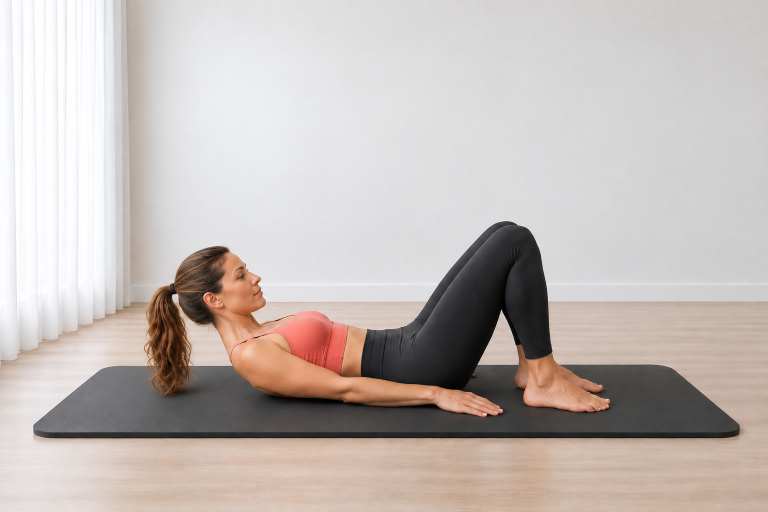
#> input picture .qa-kneeling-bear/site/Pilates Assets/02_Exercise_Cards/Heel Taps/heel_taps_start.png, 1536 x 1024 px, found by its file name (shown at 1/2 size); the run also reads 1 picture not shown here
$ python build_heel_taps_cards.py
#> lines starting #> are read from the running program, lines starting #| are printed output that depends on the picture; after the words box and inside, x2 and y2 are one past the last pixel; in counts of white or black regions, pixels touching at a corner belong together
# -*- coding: utf-8 -*-
from pathlib import Path
import hashlib

from PIL import Image, ImageDraw, ImageFont, ImageOps


BASE = Path(__file__).resolve().parent
START = BASE / "heel_taps_start.png"
HERO = BASE / "heel_taps_hero.png"
GUIDE = BASE / "heel_taps_guide_card_v01.png"
STEP = BASE / "heel_taps_step_by_step_v01.png"
EXPECTED_HASHES = {
    START: "b570f9e7df3323670d679dbdac97864b80a450dc608e57577da1b2374f40a6dc",
    HERO: "919dfa2c6288fc59040a70d94657ef359548669b057a86b68aa1b898daeea085",
}
BG = (244, 251, 250)
CARD = (255, 255, 255)
INK = (38, 44, 47)
MUTED = (101, 115, 119)
TEAL = (20, 154, 154)
TEAL_D = (14, 122, 123)
LINE = (210, 232, 230)
SOFT = (231, 247, 246)
WARN = (255, 247, 244)
WARN_LINE = (242, 220, 216)
WARN_ICON = (199, 92, 84)
FONT_DIR = Path(r"C:\Windows\Fonts")

GUIDE_HOW = [
    ("1", "Lehni si na záda, pokrč kolena a chodidla polož na podložku. Lopatky lehce zvedni."),
    ("2", "Zpevni střed těla a s výdechem se malým úklonem přibliž k pravé patě."),
    ("3", "Vrať se přes střed a pokračuj k levé patě. Pánev a chodidla drž stabilní."),
]

GUIDE_WATCH = (
    "Nezvedej ramena příliš vysoko, netahej hlavu dopředu a nešvihej trupem. Pánev a chodidla drž klidné."
)

STEP_TEXTS = [
    (
        "KROK 1",
        "VÝCHOZÍ POZICE",
        "Lehni si na záda, pokrč kolena a chodidla polož na podložku. Lopatky lehce zvedni a paže natáhni podél těla.",
        START,
    ),
    (
        "KROK 2",
        "ÚKLON K PRAVÉ PATĚ",
        "Zpevni střed těla a s výdechem se malým kontrolovaným úklonem přibliž pravou rukou k pravé patě.",
        HERO,
    ),
    (
        "KROK 3",
        "NÁVRAT PŘES STŘED",
        "Vrať se kontrolovaně přes střed. Další opakování proveď k levé patě a strany pravidelně střídej.",
        START,
    ),
]

STEP_BREATH = "Vydechuj při úklonu k patě. Nadechuj se při návratu přes střed."
STEP_WATCH = (
    "Nezvedej ramena příliš vysoko, netahej hlavu dopředu a nešvihej trupem. Pánev a chodidla drž klidné."
)

TITLE = "DOTYKY PAT"
SUBTITLE = "Střídavé úklony k patám"
DESCRIPTION = "Posiluje pas a šikmé břišní svaly při stabilní pánvi."
PILLS = ("Břicho a pas", "Bez pomůcky")
GUIDE_MINI = [
    ("START", "Lopatky zvednuté", START),
    ("ÚKLON", "Ruka k pravé patě", HERO),
    ("NÁVRAT", "Přes střed", START),
]
GUIDE_INFO = [
    ("breath", "DECH", "Výdech při úklonu. Nádech při návratu."),
    ("focus", "ZAMĚŘ SE", "Pánev drž stabilní. Pohyb je malý a kontrolovaný."),
    ("repeat", "OPAKOVÁNÍ", "Střídej strany. Počet je celkem za obě."),
]
STEP_SUBTITLE = "DOTYKY PAT / Střídavé úklony k patám"

def sha256(path):
    return hashlib.sha256(path.read_bytes()).hexdigest()


def font(name, size):
#> called with name = 'arialbd.ttf', size = 44
    for candidate in (FONT_DIR / name, FONT_DIR / "arial.ttf", FONT_DIR / "segoeui.ttf"):
        if candidate.exists():
            return ImageFont.truetype(str(candidate), size)
    return ImageFont.load_default()


F = {
    "title": font("arialbd.ttf", 44),
    "h2": font("arialbd.ttf", 25),
    "h3": font("arialbd.ttf", 20),
    "body": font("arial.ttf", 22),
    "small": font("arial.ttf", 17),
    "small_b": font("arialbd.ttf", 17),
    "tiny": font("arial.ttf", 14),
    "step_title": font("arialbd.ttf", 38),
    "step_h": font("arialbd.ttf", 24),
    "step_body": font("arial.ttf", 23),
}


def rounded(draw, box, radius=28, fill=CARD, outline=LINE, width=2):
    draw.rounded_rectangle(box, radius=radius, fill=fill, outline=outline, width=width)


def wrap_text(draw, text, selected_font, max_width):
    lines, current = [], ""
    for word in text.split():
        candidate = (current + " " + word).strip()
        if draw.textbbox((0, 0), candidate, font=selected_font)[2] <= max_width or not current:
            current = candidate
        else:
            lines.append(current)
            current = word
    if current:
        lines.append(current)
    return lines


def draw_wrapped(draw, xy, text, selected_font, fill, max_width, line_gap=7):
    x, y = xy
    last_bottom = y
    for line in wrap_text(draw, text, selected_font, max_width):
        draw.text((x, y), line, font=selected_font, fill=fill)
        bbox = draw.textbbox((x, y), line, font=selected_font)
        last_bottom = bbox[3]
        y += draw.textbbox((0, 0), line, font=selected_font)[3] + line_gap
    return y, last_bottom


def fit_image(path, size, centering=(0.5, 0.58)):
    with Image.open(path) as source:
        return ImageOps.fit(
            source.convert("RGB"), size, method=Image.Resampling.LANCZOS, centering=centering
        )


def paste_round(base, image, box, radius=22):
    x1, y1, x2, y2 = box
    size = (x2 - x1, y2 - y1)
    if image.size != size:
        image = image.resize(size, Image.Resampling.LANCZOS)
    mask = Image.new("L", size, 0)
    ImageDraw.Draw(mask).rounded_rectangle((0, 0, size[0], size[1]), radius=radius, fill=255)
    base.paste(image, (x1, y1), mask)


def center_text(draw, box, text, selected_font, fill):
    x1, y1, x2, y2 = box
    bbox = draw.textbbox((0, 0), text, font=selected_font)
    x = x1 + (x2 - x1 - (bbox[2] - bbox[0])) / 2
    y = y1 + (y2 - y1 - (bbox[3] - bbox[1])) / 2 - 2
    draw.text((x, y), text, font=selected_font, fill=fill)


def pill(draw, xy, text, selected_font):
    x, y = xy
    bbox = draw.textbbox((0, 0), text, font=selected_font)
    box = (x, y, x + bbox[2] - bbox[0] + 32, y + bbox[3] - bbox[1] + 16)
    draw.rounded_rectangle(box, radius=16, fill=SOFT, outline=LINE, width=1)
    draw.text((x + 16, y + 7), text, font=selected_font, fill=TEAL_D)
    return box[2] + 8


def draw_icon(draw, center, kind, color=TEAL):
    x, y = center
    if kind == "breath":
        draw.arc((x - 8, y - 8, x + 8, y + 8), 25, 320, fill=color, width=3)
        draw.line((x + 7, y - 8, x + 12, y - 8, x + 12, y - 3), fill=color, width=3)
    elif kind == "focus":
        draw.ellipse((x - 8, y - 8, x + 8, y + 8), outline=color, width=3)
        draw.ellipse((x - 3, y - 3, x + 3, y + 3), fill=color)
    elif kind == "repeat":
        draw.arc((x - 9, y - 7, x + 9, y + 7), 200, 20, fill=color, width=3)
        draw.polygon([(x + 8, y - 8), (x + 14, y - 5), (x + 9, y - 1)], fill=color)
    elif kind == "warn":
        draw.polygon([(x, y - 10), (x - 10, y + 9), (x + 10, y + 9)], outline=color, width=3)
        draw.line((x, y - 3, x, y + 3), fill=color, width=2)
        draw.ellipse((x - 1, y + 6, x + 1, y + 8), fill=color)


def ensure_bottom_margin(name, bottom, card_bottom, minimum=20):
    margin = card_bottom - bottom
    if margin < minimum:
        raise RuntimeError(f"{name} bottom margin {margin}px is below {minimum}px")
    return margin


def verify_sources():
    for path, expected_hash in EXPECTED_HASHES.items():
        if not path.exists():
            raise FileNotFoundError(path)
        with Image.open(path) as image:
#> image is the input picture: PIL image 1536x1024 RGB; mean R, G, B 195.1, 186.2, 182.4
            if image.size != (1536, 1024):
                raise RuntimeError(f"Unexpected source size for {path.name}: {image.size}")
        if sha256(path) != expected_hash:
            raise RuntimeError(f"SHA mismatch for {path.name}")
#> pass 2 of the loop in verify_sources, `for path, expected_hash in EXPECTED_HASHES.items():`:
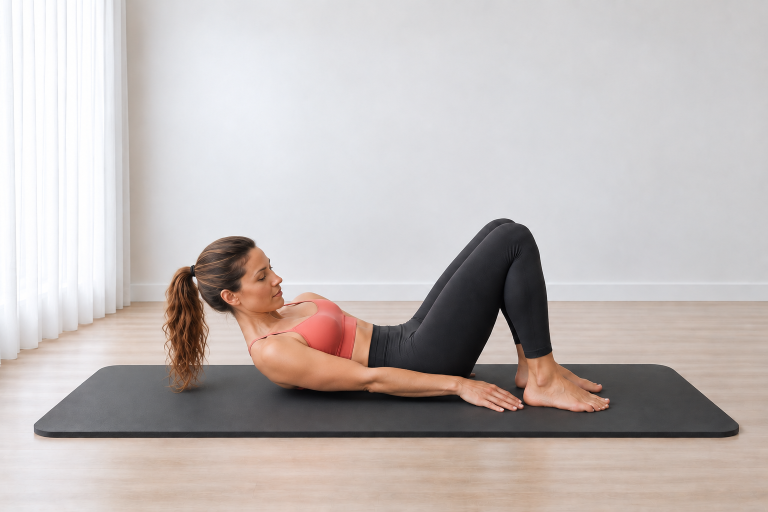
#> input picture Pilates Assets/02_Exercise_Cards/Heel Taps/heel_taps_hero.png, 1536 x 1024 px (shown at 1/2 size)
#> in verify_sources, image is the input picture: PIL image 1536x1024 RGB; mean R, G, B 193.6, 186, 184.1


def build_guide():
    image = Image.new("RGB", (780, 1688), BG)
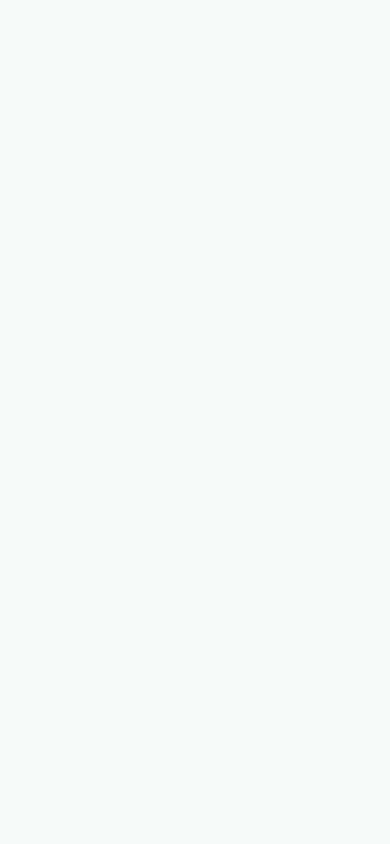
#> image: PIL image 780x1688 RGB (shown at 1/2 size); mean R, G, B 244, 251, 250
    draw = ImageDraw.Draw(image)
    margins = {}

    rounded(draw, (34, 34, 746, 140))
    draw.text((62, 49), TITLE, font=F["title"], fill=INK)
    draw.text((62, 94), SUBTITLE, font=F["small_b"], fill=TEAL_D)
    _, desc_bottom = draw_wrapped(
        draw, (62, 115), DESCRIPTION,
        F["tiny"], MUTED, 650, 2
    )
#> desc_bottom = 127
    margins["GUIDE DESCRIPTION"] = 140 - desc_bottom
    x = pill(draw, (62, 148), PILLS[0], F["small_b"])
#> x = 157
    pill(draw, (x, 148), PILLS[1], F["small_b"])
    rounded(draw, (34, 196, 746, 653))
    paste_round(image, fit_image(HERO, (680, 393)), (50, 218, 730, 611))
#> in paste_round, `x1, y1, x2, y2 = box`: x1 = 50; y1 = 218; x2 = 730; y2 = 611
#> in paste_round, `size = (x2 - x1, y2 - y1)`: size = (680, 393)
#> in paste_round, `mask = Image.new("L", size, 0)`: mask: PIL image 680x393 L; every value is 0
#> in paste_round, `ImageDraw.Draw(mask).rounded_rectangle((0, 0, size[0], size[1]), radiu..`:
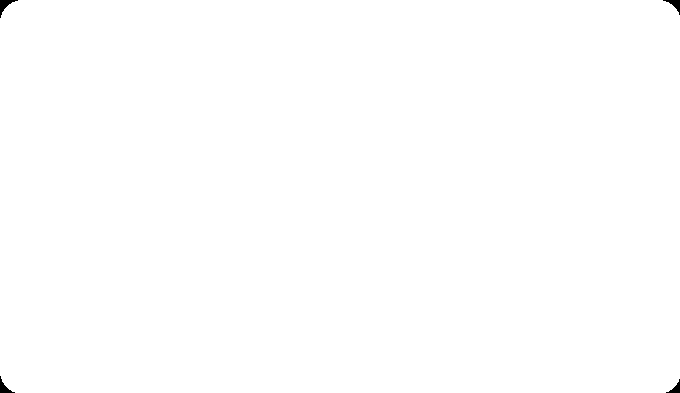
#> mask: PIL image 680x393 L; 99.9% white; 4 black regions, box (x1, y1, x2, y2) and area: (0, 0, 18, 18) 111, (663, 0, 680, 15) 93, (0, 376, 15, 393) 93, (666, 379, 680, 393) 76

    mini_y, mini_w, mini_h, gap = 675, 218, 146, 22
    xs = [34, 274, 514]
    for index, (x0, (label, caption, source)) in enumerate(zip(xs, GUIDE_MINI), 1):
        card_bottom = mini_y + mini_h + 74
        rounded(draw, (x0, mini_y, x0 + mini_w, card_bottom), 22)
        paste_round(image, fit_image(source, (mini_w - 22, mini_h)),
                    (x0 + 11, mini_y + 10, x0 + mini_w - 11, mini_y + 10 + mini_h), 16)
#> call 2 of fit_image, with size = (196, 146), centering = (0.5, 0.58)
#> in fit_image (call 2), `return ImageOps.fit( source.convert("RGB"), size, method=Image.Resampl..`:
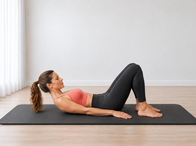
#> returned value: PIL image 196x146 RGB; mean R, G, B 192.2, 183, 179
#> call 2 of paste_round, with box = (45, 685, 241, 831), radius = 16
#> in paste_round (call 2), `x1, y1, x2, y2 = box`: x1 = 45; y1 = 685; x2 = 241; y2 = 831
#> in paste_round (call 2), `size = (x2 - x1, y2 - y1)`: size = (196, 146)
#> in paste_round (call 2), `mask = Image.new("L", size, 0)`: mask: PIL image 196x146 L; every value is 0
#> in paste_round (call 2), `ImageDraw.Draw(mask).rounded_rectangle((0, 0, size[0], size[1]), radiu..`:
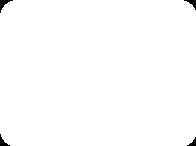
#> mask: PIL image 196x146 L; 99.3% white; 4 black regions, box (x1, y1, x2, y2) and area: (0, 0, 13, 13) 61, (184, 0, 196, 10) 48, (0, 134, 10, 146) 48, (187, 137, 196, 146) 36
        draw.ellipse((x0 + 15, mini_y + 15, x0 + 43, mini_y + 43), fill=TEAL)
        center_text(draw, (x0 + 15, mini_y + 15, x0 + 43, mini_y + 43), str(index), F["tiny"], CARD)
        center_text(draw, (x0 + 5, mini_y + mini_h + 14, x0 + mini_w - 5, mini_y + mini_h + 40), label, F["small_b"], INK)
        center_text(draw, (x0 + 8, mini_y + mini_h + 38, x0 + mini_w - 8, mini_y + mini_h + 57), caption, F["tiny"], MUTED)
        caption_bottom = draw.textbbox((0, 0), caption, font=F["tiny"])[3] + mini_y + mini_h + 38
#> caption_bottom = 871
        margins[f"GUIDE MINI {index}"] = card_bottom - caption_bottom
#> pass 2 of the loop in build_guide, `for index, (x0, (label, caption, source)) in enumerate(zip(xs, GUIDE_M..`:

    info_y, box_w, box_h = 915, 218, 164
    for index, (x0, (kind, heading, body)) in enumerate(zip(xs, GUIDE_INFO), 1):
        card_bottom = info_y + box_h
        rounded(draw, (x0, info_y, x0 + box_w, card_bottom), 22)
        draw_icon(draw, (x0 + 28, info_y + 30), kind)
        draw.text((x0 + 48, info_y + 18), heading, font=F["small_b"], fill=TEAL_D)
        _, body_bottom = draw_wrapped(draw, (x0 + 18, info_y + 56), body, F["small"], INK, box_w - 36, 4)
        margins[f"GUIDE INFO {index}"] = ensure_bottom_margin(f"Guide info {index}", body_bottom, card_bottom)
#> this loop made 3 passes
#> body_bottom on passes 1 to 3: 997, 997, 983
#> after the loop, margins = {'GUIDE DESCRIPTION': 13, 'GUIDE MINI 1': 24, 'GUIDE MINI 2': 24, 'GUIDE MINI 3': 26, 'GUIDE INFO 1': 82, 'GUIDE INFO 2': 82, 'GUIDE INFO 3': 96}

    rounded(draw, (34, 1090, 746, 1412), 26)
    draw.text((62, 1120), "JAK PROVÉST", font=F["h2"], fill=INK)
    y = 1165
    for number_value, text in GUIDE_HOW:
        draw.ellipse((62, y + 2, 92, y + 32), fill=SOFT, outline=LINE, width=1)
        center_text(draw, (62, y + 2, 92, y + 32), number_value, F["small_b"], TEAL_D)
        y, body_bottom = draw_wrapped(draw, (106, y), text, F["body"], INK, 590, 7)
        margins[f"GUIDE STEP {number_value}"] = 1412 - body_bottom
        y += 12
#> this loop made 3 passes
#> (y, body_bottom) on passes 1 to 3: (1196, 1177), (1227, 1208), (1258, 1239)
#> after the loop, margins = 10 items; y = 1258
    margins["GUIDE HOW"] = ensure_bottom_margin("Guide how", body_bottom, 1412)

    rounded(draw, (34, 1440, 746, 1618), 26, WARN, WARN_LINE, 2)
    draw_icon(draw, (64, 1473), "warn", WARN_ICON)
    draw.text((92, 1457), "HLÍDEJ SI", font=F["h3"], fill=INK)
    _, watch_bottom = draw_wrapped(draw, (62, 1500), GUIDE_WATCH, F["body"], INK, 640, 7)
#> watch_bottom = 1512
    margins["GUIDE WATCH"] = ensure_bottom_margin("Guide watch", watch_bottom, 1618)
    draw.text((54, 1640), "Moovka", font=F["tiny"], fill=MUTED)
    image.save(GUIDE)
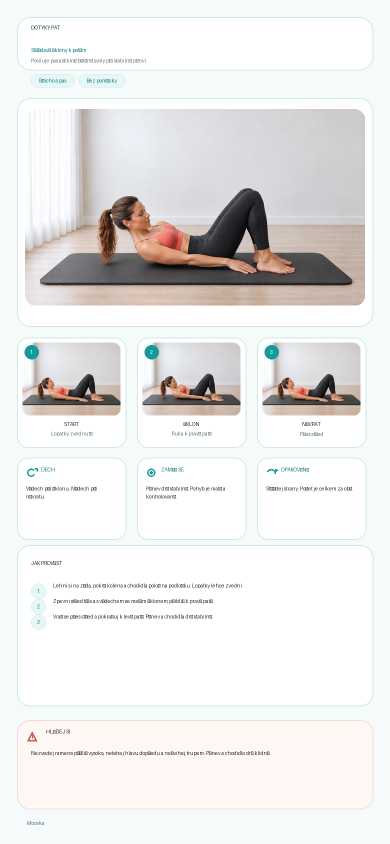
#> saved as heel_taps_guide_card_v01.png: PIL image 780x1688 RGB (shown at 1/2 size); mean R, G, B 232.8, 232.3, 231.2
#> in main, `guide_margins = build_guide()`: guide_margins = 12 items
    return margins


def build_step():
    image = Image.new("RGB", (780, 2280), BG)
#> image: PIL image 780x2280 RGB
    draw = ImageDraw.Draw(image)
    rounded(draw, (34, 34, 746, 126))
    draw.text((62, 56), "Krok za krokem", font=F["step_title"], fill=INK)
    draw.text((62, 98), STEP_SUBTITLE, font=F["small_b"], fill=TEAL_D)

    y, margins = 160, {}
    for step_label, heading, body, source in STEP_TEXTS:
        card_height = 595
        card_bottom = y + card_height
        rounded(draw, (34, y, 746, card_bottom))
        draw.rounded_rectangle((58, y + 24, 148, y + 54), radius=15, fill=SOFT, outline=LINE, width=1)
        center_text(draw, (58, y + 24, 148, y + 54), step_label, F["small_b"], TEAL_D)
        draw.text((62, y + 72), heading, font=F["step_h"], fill=INK)
        image_bottom = y + 466
        paste_round(image, fit_image(source, (656, 352)), (62, y + 114, 718, image_bottom))
#> in fit_image (call 5), `return ImageOps.fit( source.convert("RGB"), size, method=Image.Resampl..`:
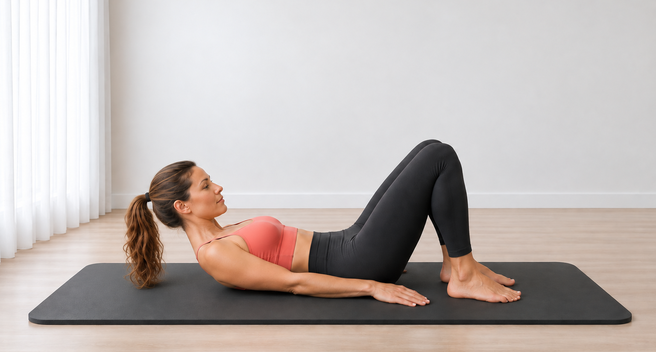
#> returned value: PIL image 656x352 RGB; mean R, G, B 190, 181.3, 177.9
#> in paste_round (call 5), `mask = Image.new("L", size, 0)`: mask: PIL image 656x352 L; every value is 0
#> in paste_round (call 5), `ImageDraw.Draw(mask).rounded_rectangle((0, 0, size[0], size[1]), radiu..`: mask: PIL image 656x352 L; 99.8% white; 4 black regions, box (x1, y1, x2, y2) and area: (0, 0, 18, 18) 111, (639, 0, 656, 15) 93, (0, 335, 15, 352) 93, (642, 338, 656, 352) 76
        _, body_bottom = draw_wrapped(draw, (62, image_bottom + 20), body, F["step_body"], INK, 650, 7)
#> body_bottom = 658
        margins[step_label] = ensure_bottom_margin(step_label, body_bottom, card_bottom)
        y += card_height + 5
#> pass 2 of the loop in build_step, `for step_label, heading, body, source in STEP_TEXTS:`:
#> in fit_image (call 6), `return ImageOps.fit( source.convert("RGB"), size, method=Image.Resampl..`:
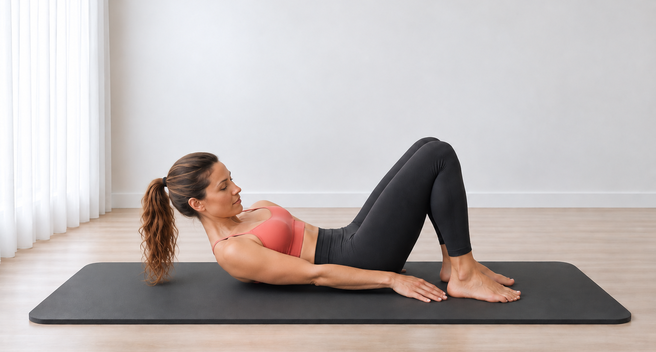
#> returned value: PIL image 656x352 RGB; mean R, G, B 188.4, 180.9, 179.4
#> y1 = 874; y2 = 1226
#> in paste_round (call 6), `base.paste(image, (x1, y1), mask)`:
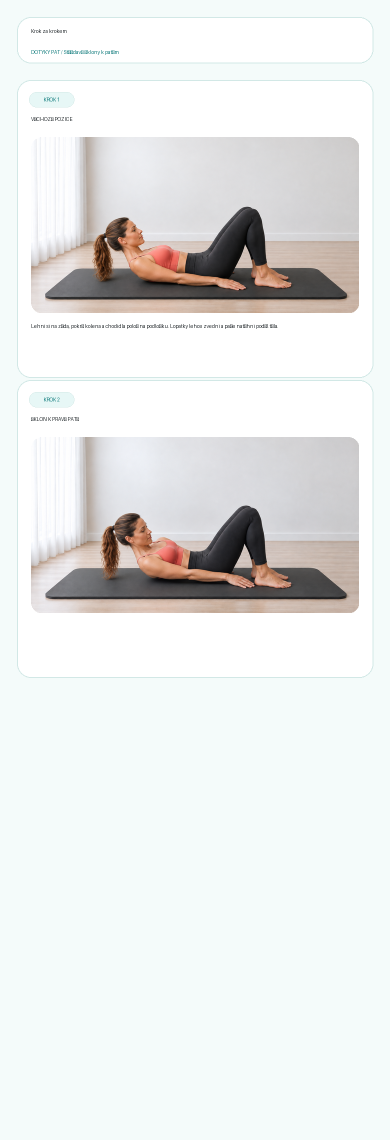
#> base: PIL image 780x2280 RGB (shown at 1/2 size); mean R, G, B 231.9, 233.4, 232.3
#> in build_step, `_, body_bottom = draw_wrapped(draw, (62, image_bottom + 20), body, F["..`: body_bottom = 1258

    rounded(draw, (34, y, 746, y + 275), 28, WARN, WARN_LINE, 2)
    draw_icon(draw, (66, y + 45), "breath")
    draw.text((98, y + 28), "DECH", font=F["step_h"], fill=INK)
    next_y, breath_bottom = draw_wrapped(draw, (62, y + 78), STEP_BREATH, F["step_body"], INK, 650, 8)
#> next_y = 2058; breath_bottom = 2050
    margins["STEP BREATH"] = y + 275 - breath_bottom
    draw_icon(draw, (66, next_y + 31), "warn", WARN_ICON)
    draw.text((98, next_y + 14), "HLÍDEJ SI", font=F["step_h"], fill=INK)
    _, watch_bottom = draw_wrapped(draw, (62, next_y + 54), STEP_WATCH, F["step_body"], INK, 650, 8)
#> watch_bottom = 2124
    margins["STEP WATCH"] = ensure_bottom_margin("Step watch", watch_bottom, y + 275)
    draw.text((54, 2240), "Moovka", font=F["tiny"], fill=MUTED)
    image.save(STEP)
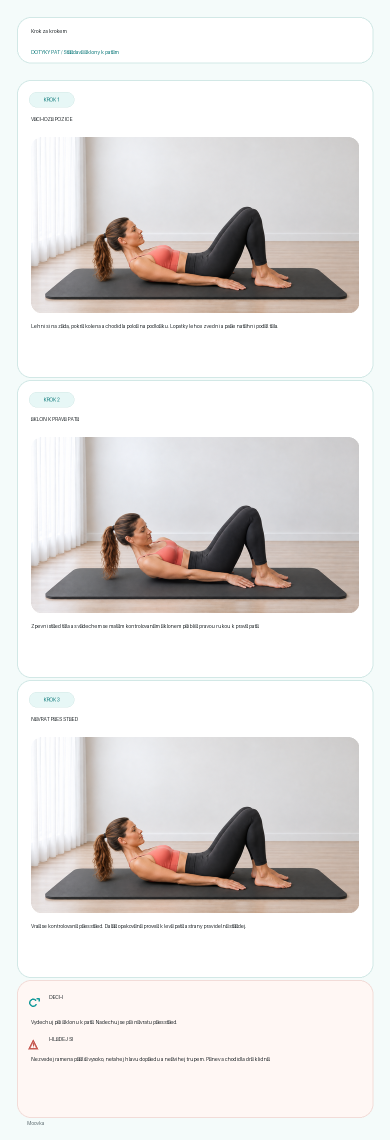
#> saved as heel_taps_step_by_step_v01.png: PIL image 780x2280 RGB (shown at 1/2 size); mean R, G, B 226.5, 223.7, 222.2
    return margins


def main():
    verify_sources()
    before = {path: sha256(path) for path in EXPECTED_HASHES}
    guide_margins = build_guide()
    step_margins = build_step()
#> step_margins = {'KROK 1': 97, 'KROK 2': 97, 'KROK 3': 97, 'STEP BREATH': 185, 'STEP WATCH': 111}
    after = {path: sha256(path) for path in EXPECTED_HASHES}
    if before != after:
        raise RuntimeError("Source image hash changed during export")
    for path, expected_size in ((GUIDE, (780, 1688)), (STEP, (780, 2280))):
        with Image.open(path) as image:
            if image.size != expected_size:
                raise RuntimeError(f"Unexpected export size for {path.name}: {image.size}")
#> pass 2 of the loop in main, `for path, expected_size in ((GUIDE, (780, 1688)), (STEP, (780, 2280))):`:
    print(f"Exported {GUIDE.name} 780x1688 SHA-256 {sha256(GUIDE)}")
    print(f"Exported {STEP.name} 780x2280 SHA-256 {sha256(STEP)}")
    for label, margin in guide_margins.items():
        print(f"{label} bottom reserve: {margin}px")
#> this loop made 12 passes
#> (label, margin) on passes 1 to 12: ('GUIDE DESCRIPTION', 13), ('GUIDE MINI 1', 24), ('GUIDE MINI 2', 24), ('GUIDE MINI 3', 26), ('GUIDE INFO 1', 82), ('GUIDE INFO 2', 82), ('GUIDE INFO 3', 96), ('GUIDE STEP 1', 235), ('GUIDE STEP 2', 204), ('GUIDE STEP 3', 173), ('GUIDE HOW', 173), ('GUIDE WATCH', 106)
#| GUIDE DESCRIPTION bottom reserve: 13px
#| GUIDE MINI 1 bottom reserve: 24px
#| GUIDE MINI 2 bottom reserve: 24px
#| GUIDE MINI 3 bottom reserve: 26px
#| GUIDE INFO 1 bottom reserve: 82px
#| GUIDE INFO 2 bottom reserve: 82px
#| GUIDE INFO 3 bottom reserve: 96px
#| GUIDE STEP 1 bottom reserve: 235px
#> (further printed lines are left out)
    for label, margin in step_margins.items():
        print(f"{label} bottom reserve: {margin}px")
#> this loop made 5 passes
#> (label, margin) on passes 1 to 5: ('KROK 1', 97), ('KROK 2', 97), ('KROK 3', 97), ('STEP BREATH', 185), ('STEP WATCH', 111)
#| KROK 1 bottom reserve: 97px
#| KROK 2 bottom reserve: 97px
#| KROK 3 bottom reserve: 97px
#| STEP BREATH bottom reserve: 185px
#| STEP WATCH bottom reserve: 111px
    for path, digest in after.items():
        print(f"Source unchanged {path.name}: {digest}")


if __name__ == "__main__":
    main()
